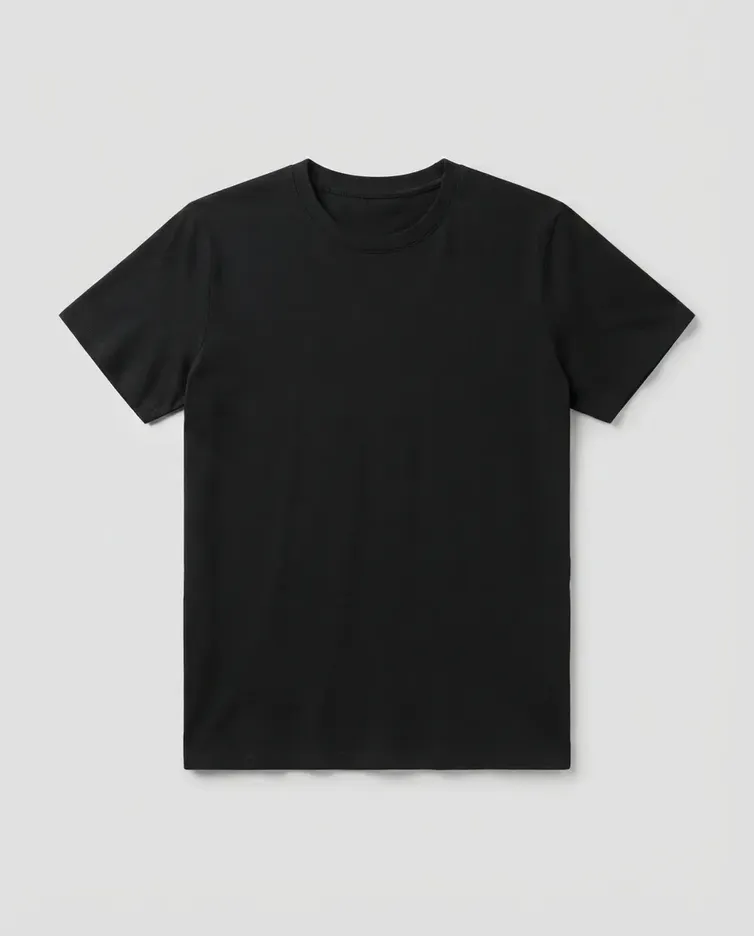
#> input picture packages/testkit/assets/categories/apparel-printing.webp, 754 x 936 px, shrunk from 928 x 1152 before the run, found by its file name
$ python -i inspect_slices.py   (imports and definitions only)
#> lines starting #> are read from the running program, lines starting #| are printed output that depends on the picture
import os
from PIL import Image

dir_path = r'C:\Users\ASUS\Desktop\design\holypeals-design'

def analyze_image(filename):
    p = os.path.join(dir_path, filename)
    im = Image.open(p)
#> im is the input picture: PIL image 754x936 RGB; mean R, G, B 152.1, 152.3, 152
    w, h = im.size
#> w = 754; h = 936
    # sample colors at various y levels
    # check top, middle, bottom
    top = im.crop((0, 0, w, min(h, 200)))
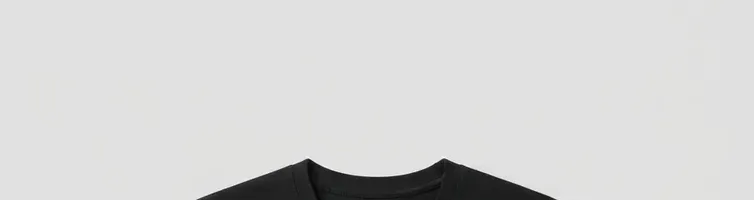
#> top: PIL image 754x200 RGB; mean R, G, B 214, 214, 213.7
    mid = im.crop((0, h//2 - 100, w, h//2 + 100))
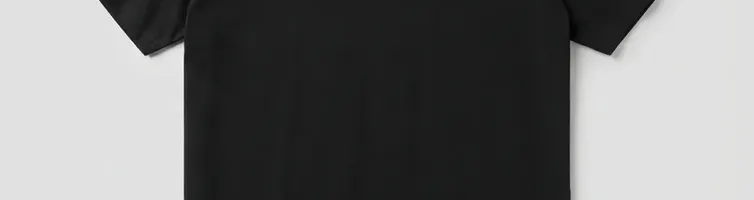
#> mid: PIL image 754x200 RGB; mean R, G, B 115.1, 115.4, 115.2
    bot = im.crop((0, max(0, h - 200), w, h))
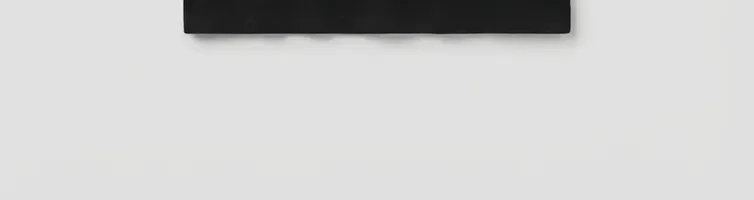
#> bot: PIL image 754x200 RGB; mean R, G, B 206.4, 206.4, 206
    return w, h, os.path.getsize(p)

# Let's inspect bayo files
# [6 lines not run here, left out]

>>> result = analyze_image('packages/testkit/assets/categories/apparel-printing.webp')
#> result = (754, 936, 6386)
